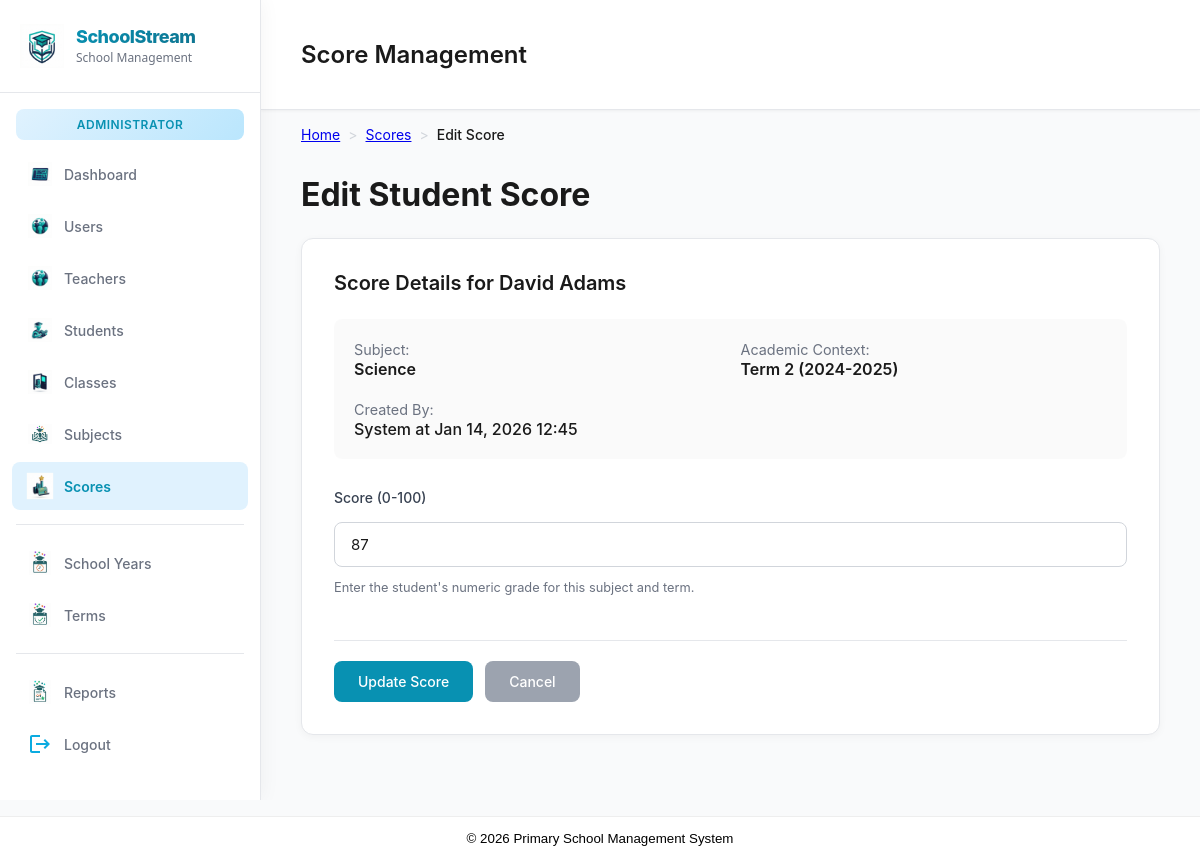
Screenshot of /views/scores/score_edit.php?id=55 (signed in) with the database file from the repository.
### tables this page shows
CREATE TABLE IF NOT EXISTS scores (
    score_id INT AUTO_INCREMENT PRIMARY KEY,
    student_id INT NOT NULL,
    subject_id INT NOT NULL,
    term_id INT NOT NULL,
    score INT NOT NULL CHECK (score BETWEEN 0 AND 100),
    created_by INT NULL,
    created_at TIMESTAMP DEFAULT CURRENT_TIMESTAMP,
    modified_by INT NULL,
    modified_at TIMESTAMP DEFAULT CURRENT_TIMESTAMP ON UPDATE CURRENT_TIMESTAMP,
    UNIQUE (student_id, subject_id, term_id),
    CONSTRAINT fk_scores_student
        FOREIGN KEY (student_id) REFERENCES students(student_id)
        ON DELETE CASCADE,
    CONSTRAINT fk_scores_subject
        FOREIGN KEY (subject_id) REFERENCES subjects(subject_id)
        ON DELETE CASCADE,
    CONSTRAINT fk_scores_term
        FOREIGN KEY (term_id) REFERENCES terms(term_id)
        ON DELETE CASCADE,
    CONSTRAINT fk_scores_created_by
        FOREIGN KEY (created_by) REFERENCES users(user_id)
        ON DELETE SET NULL,
    CONSTRAINT fk_scores_modified_by
        FOREIGN KEY (modified_by) REFERENCES users(user_id)
        ON DELETE SET NULL
);

CREATE TABLE IF NOT EXISTS subjects (
    subject_id INT AUTO_INCREMENT PRIMARY KEY,
    subject_name VARCHAR(50) NOT NULL,
    grade_id INT NOT NULL,
    UNIQUE (subject_name, grade_id),
    CONSTRAINT fk_subjects_grade
        FOREIGN KEY (grade_id) REFERENCES grades(grade_id)
        ON DELETE RESTRICT
        ON UPDATE CASCADE
);

CREATE TABLE IF NOT EXISTS terms (
    term_id INT AUTO_INCREMENT PRIMARY KEY,
    term_name VARCHAR(20) NOT NULL,
    school_year_id INT NOT NULL,
    UNIQUE (term_name, school_year_id),
    CONSTRAINT fk_terms_year
        FOREIGN KEY (school_year_id) REFERENCES school_years(school_year_id)
        ON DELETE CASCADE
        ON UPDATE CASCADE
);

CREATE TABLE IF NOT EXISTS school_years (
    school_year_id INT AUTO_INCREMENT PRIMARY KEY,
    year_name VARCHAR(20) NOT NULL UNIQUE
);

### models/Model.php (called while the page is built, shortened)
<?php
abstract class Model {
    protected static $pdo = null;
    protected function getConnection() {
        if (self::$pdo === null) {
            self::$pdo = getDBConnection();
        }
        return self::$pdo;
    }
    protected function queryOne($sql, $params = []) {
        $pdo = $this->getConnection();
        try {
            $stmt = $pdo->prepare($sql);
            $stmt->execute($params);
            $result = $stmt->fetch(PDO::FETCH_ASSOC);
            return $result ?: null;
        } catch (PDOException $e) {
            error_log("Model queryOne error: " . $e->getMessage());
            return null;
        }
    }
}

### models/Score.php (called while the page is built, shortened)
<?php
require_once __DIR__ . '/Model.php';
class Score extends Model {
    public function getScoreAudit($scoreId) {
        $sql = "SELECT sc.*,
                CONCAT(st.first_name, ' ', st.last_name) as student_name,
                sub.subject_name,
                t.term_name,
                sy.year_name,
                creator.username as created_by_username,
                modifier.username as modified_by_username
                FROM scores sc
                JOIN students st ON sc.student_id = st.student_id
                JOIN subjects sub ON sc.subject_id = sub.subject_id
                JOIN terms t ON sc.term_id = t.term_id
                JOIN school_years sy ON t.school_year_id = sy.school_year_id
                LEFT JOIN users creator ON sc.created_by = creator.user_id
                LEFT JOIN users modifier ON sc.modified_by = modifier.user_id
                WHERE sc.score_id = ?";
        return $this->queryOne($sql, [$scoreId]);
    }
}

### views/scores/score_edit.php (the view, shortened to what this page needs)
<?php
$scoreId = $_GET['id'] ?? null;
$score = (new Score())->getScoreAudit($scoreId);
$projectRoot = '/cse3101-g17-proj';
$extra_head = '<link rel="stylesheet" href="' . $projectRoot . '/public/assets/css/darkManagement.css?v=' . time() . '">';
require_once __DIR__ . '/../../includes/header.php';
?>
<div class="Main-Container">
    <?php require_once __DIR__ . '/../../includes/sidebar.php'; ?>
    <main class="main-dashboard">
        <div class="header">
            <h2>Score Management</h2>
        </div>
        <nav class="breadcrumb">
            <div class="breadcrumb-item"><a href="<?php echo $projectRoot; ?>/views/dashboard/index.php">Home</a></div>
            <div class="breadcrumb-separator">></div>
            <div class="breadcrumb-item"><a href="scores_list.php">Scores</a></div>
            <div class="breadcrumb-separator">></div>
            <div class="breadcrumb-item"><span class="breadcrumb-current">Edit Score</span></div>
        </nav>
        <h1>Edit Student Score</h1>
        <section class="form-card">
            <h2>Score Details for <?php echo e($score['student_name']); ?></h2>
            <div class="info-grid" style="display: grid; grid-template-columns: repeat(2, 1fr); gap: 20px; margin-bottom: 30px; padding: 20px; background: rgba(0,0,0,0.02); border-radius: 8px;">
                <div>
                    <span style="color: #6b7280; font-size: 0.9em;">Subject:</span>
                    <div style="font-weight: 600;"><?php echo e($score['subject_name']); ?></div>
                </div>
                <div>
                    <span style="color: #6b7280; font-size: 0.9em;">Academic Context:</span>
                    <div style="font-weight: 600;"><?php echo e($score['term_name']); ?> (<?php echo e($score['year_name']); ?>)</div>
                </div>
                <div>
                    <span style="color: #6b7280; font-size: 0.9em;">Created By:</span>
                    <div style="font-weight: 500;"><?php echo e($score['created_by_username'] ?: 'System'); ?> at <?php echo date('M d, Y H:i', strtotime($score['created_at'])); ?></div>
                </div>
            </div>
            <form method="POST" action="">
                <div class="form-group">
                    <label for="score">Score (0-100)</label>
                    <input type="number" id="score" name="score" value="<?php echo e($score['score']); ?>" min="0" max="100" step="1" required>
                    <p class="help-text" style="font-size: 0.8em; color: #6b7280; margin-top: 5px;">Enter the student's numeric grade for this subject and term.</p>
                </div>
                <div class="form-actions">
                    <button type="submit" class="create-btn">Update Score</button>
                    <a href="scores_list.php" class="btn" style="background: #9ca3af; text-decoration: none;">Cancel</a>
                </div>
            </form>
        </section>
    </main>
</div>
<?php require_once __DIR__ . '/../../includes/footer.php'; ?>

### public/assets/css/style.css (style rules this page uses)
label { display: block; margin-top: 15px; font-weight: 500; }
input::placeholder { color: rgba(255, 255, 255, 0.6); }
button { margin-top: 20px; width: 100%; padding: 10px; background-color: #7867f4; color: #fff; border: none; border-radius: 8px; font-weight: bold; cursor: pointer; transition: background 0.3s ease; }

### includes/header.php (style rules this page uses)
body { font-family:Arial,Helvetica,sans-serif;margin:0;padding:0 }

### rows the page displays
scores: subject.subject_name "Science", term.term_name "Term 2", school_years.year_name "2024-2025", created_at "Jan 14, 2026 12:45", score "87"

### other values shown
$score['student_name'] "David Adams"
$score['created_by_username'] ?: 'System' "System"
